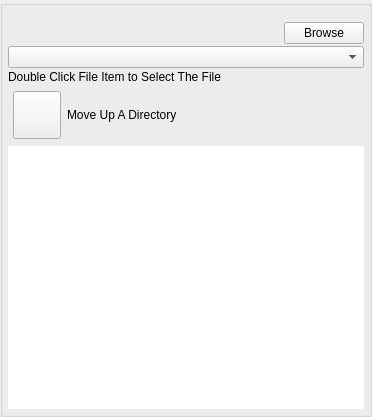
<?xml version="1.0" encoding="UTF-8"?>
<ui version="4.0">
 <class>AppletBrowseFilesUi</class>
 <widget class="QWidget" name="AppletBrowseFilesUi">
  <property name="geometry">
   <rect>
    <x>0</x>
    <y>0</y>
    <width>372</width>
    <height>417</height>
   </rect>
  </property>
  <property name="windowTitle">
   <string>Browse Files</string>
  </property>
  <property name="windowOpacity">
   <double>1.000000000000000</double>
  </property>
  <property name="toolTip">
   <string/>
  </property>
  <layout class="QVBoxLayout" name="verticalLayout">
   <property name="spacing">
    <number>0</number>
   </property>
   <property name="leftMargin">
    <number>0</number>
   </property>
   <property name="topMargin">
    <number>0</number>
   </property>
   <property name="rightMargin">
    <number>0</number>
   </property>
   <property name="bottomMargin">
    <number>0</number>
   </property>
   <item>
    <widget class="QGroupBox" name="FileItemsBox">
     <property name="minimumSize">
      <size>
       <width>0</width>
       <height>0</height>
      </size>
     </property>
     <property name="title">
      <string/>
     </property>
     <layout class="QVBoxLayout" name="verticalLayout_3">
      <property name="spacing">
       <number>2</number>
      </property>
      <property name="leftMargin">
       <number>5</number>
      </property>
      <property name="topMargin">
       <number>0</number>
      </property>
      <property name="rightMargin">
       <number>5</number>
      </property>
      <property name="bottomMargin">
       <number>5</number>
      </property>
      <item>
       <widget class="QLabel" name="m_StatusLabel">
        <property name="sizePolicy">
         <sizepolicy hsizetype="Expanding" vsizetype="Preferred">
          <horstretch>0</horstretch>
          <verstretch>0</verstretch>
         </sizepolicy>
        </property>
        <property name="text">
         <string notr="true"/>
        </property>
       </widget>
      </item>
      <item>
       <layout class="QHBoxLayout" name="horizontalLayout_3">
        <item>
         <widget class="VxLabel" name="m_CurDirLabel">
          <property name="sizePolicy">
           <sizepolicy hsizetype="Expanding" vsizetype="Preferred">
            <horstretch>0</horstretch>
            <verstretch>0</verstretch>
           </sizepolicy>
          </property>
          <property name="minimumSize">
           <size>
            <width>0</width>
            <height>0</height>
           </size>
          </property>
          <property name="maximumSize">
           <size>
            <width>16777215</width>
            <height>16777215</height>
           </size>
          </property>
          <property name="layoutDirection">
           <enum>Qt::LeftToRight</enum>
          </property>
          <property name="text">
           <string/>
          </property>
          <property name="scaledContents">
           <bool>false</bool>
          </property>
          <property name="alignment">
           <set>Qt::AlignLeading|Qt::AlignLeft|Qt::AlignTop</set>
          </property>
          <property name="wordWrap">
           <bool>true</bool>
          </property>
          <property name="margin">
           <number>0</number>
          </property>
         </widget>
        </item>
        <item>
         <widget class="QPushButton" name="m_BrowseButton">
          <property name="text">
           <string>Browse</string>
          </property>
         </widget>
        </item>
       </layout>
      </item>
      <item>
       <widget class="VxComboBoxFileFilter" name="m_FileFilterComboBox"/>
      </item>
      <item>
       <widget class="QLabel" name="m_DoubleTapInstructionLabel">
        <property name="text">
         <string>Double Click File Item to Select The File</string>
        </property>
       </widget>
      </item>
      <item>
       <widget class="QWidget" name="m_UpDirWidget" native="true">
        <layout class="QHBoxLayout" name="horizontalLayout_2">
         <property name="leftMargin">
          <number>5</number>
         </property>
         <property name="topMargin">
          <number>5</number>
         </property>
         <property name="rightMargin">
          <number>5</number>
         </property>
         <property name="bottomMargin">
          <number>5</number>
         </property>
         <item>
          <widget class="VxPushButton" name="m_UpDirectoryButton">
           <property name="minimumSize">
            <size>
             <width>48</width>
             <height>48</height>
            </size>
           </property>
           <property name="maximumSize">
            <size>
             <width>48</width>
             <height>48</height>
            </size>
           </property>
           <property name="text">
            <string/>
           </property>
           <property name="iconSize">
            <size>
             <width>48</width>
             <height>48</height>
            </size>
           </property>
          </widget>
         </item>
         <item>
          <widget class="VxLabel" name="m_UpDirectoryLabel">
           <property name="sizePolicy">
            <sizepolicy hsizetype="Expanding" vsizetype="Preferred">
             <horstretch>0</horstretch>
             <verstretch>0</verstretch>
            </sizepolicy>
           </property>
           <property name="text">
            <string>Move Up A Directory</string>
           </property>
          </widget>
         </item>
        </layout>
       </widget>
      </item>
      <item>
       <widget class="QListWidget" name="FileItemList">
        <property name="font">
         <font>
          <pointsize>8</pointsize>
         </font>
        </property>
        <property name="frameShape">
         <enum>QFrame::NoFrame</enum>
        </property>
        <property name="frameShadow">
         <enum>QFrame::Plain</enum>
        </property>
        <property name="lineWidth">
         <number>0</number>
        </property>
        <property name="iconSize">
         <size>
          <width>32</width>
          <height>32</height>
         </size>
        </property>
        <property name="verticalScrollMode">
         <enum>QAbstractItemView::ScrollPerPixel</enum>
        </property>
        <property name="resizeMode">
         <enum>QListView::Adjust</enum>
        </property>
        <property name="uniformItemSizes">
         <bool>true</bool>
        </property>
       </widget>
      </item>
     </layout>
    </widget>
   </item>
  </layout>
 </widget>
 <customwidgets>
  <customwidget>
   <class>VxPushButton</class>
   <extends>QPushButton</extends>
   <header>VxPushButton.h</header>
  </customwidget>
  <customwidget>
   <class>VxLabel</class>
   <extends>QLabel</extends>
   <header>VxLabel.h</header>
  </customwidget>
  <customwidget>
   <class>VxComboBoxFileFilter</class>
   <extends>QComboBox</extends>
   <header>VxComboBoxFileFilter.h</header>
  </customwidget>
 </customwidgets>
 <resources>
  <include location="../gotvcommon.qrc"/>
 </resources>
 <connections/>
</ui>
